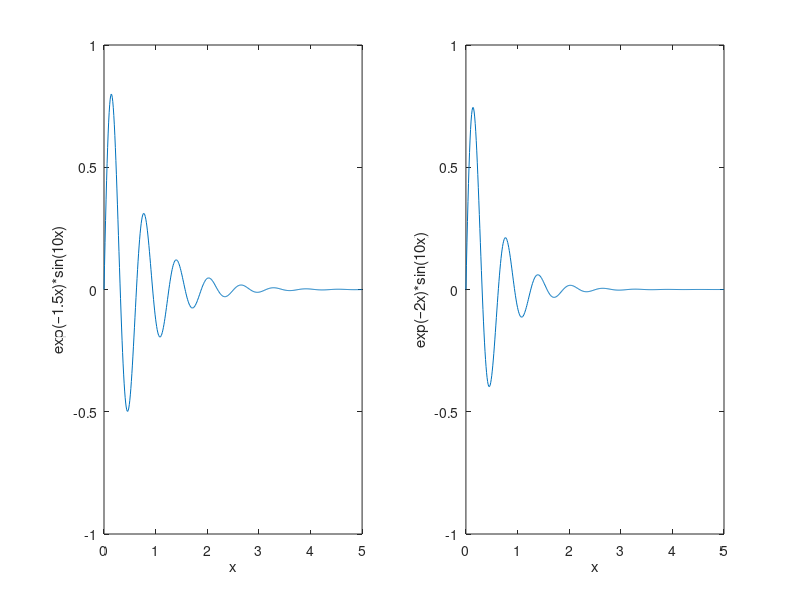

Write the MATLAB code that produced this figure.
% MATLAB - Plotting
% To plot the graph of a function, you need to take the following steps −
% 
% Define x, by specifying the range of values for the variable x, 
% for which the function is to be plotted
% 
% Define the function, y = f(x)
% 
% Call the plot command, as plot(x, y)



%  Let us plot the simple function y = x for the range of values 
%  for x from 0 to 100, with an increment of 5.
% 
% Create a script file and type the following code −

x = [0:10:100]



% Let us take one more example to plot the function y = x2. 
% In this example, we will draw two graphs with the same function, 
% but in second time, we will reduce the value of increment. 
% Please note that as we decrease the increment, 
% the graph becomes smoother.



x = [1 2 3 4 5 6 7 8 9 10];
x = [-100:20:100];
y = x.^2;
plot(x, y)



x = [-100:5:100];
y = x.^2;
plot(x, y)



% Adding Title, Labels, Grid Lines and Scaling on the Graph
% 
% MATLAB allows you to add title, labels along the x-axis and y-axis, 
% grid lines and also to adjust the axes to spruce up the graph.
% 
% The xlabel and ylabel commands generate labels along x-axis and y-axis.
% 
% The title command allows you to put a title on the graph.
% 
% The grid on command allows you to put the grid lines on the graph.
% 
% The axis equal command allows generating the plot with the same 
% scale factors and the spaces on both axes.
% 
% The axis square command generates a square plot.
clc
clear all
close all
x = [0:0.01:10];
y = sin(x);
plot(x,y), xlabel('x'), ylabel('sinx'),title('sinx graph'),
grid on,axis equal


% Drawing Multiple Functions on the Same Graph
% You can draw multiple graphs on the same plot. 
% The following example demonstrates the concept −

x = [0 : 0.01: 10];
y = sin(x);
g = cos(x);
plot(x, y, x, g, '.-'), legend('Sin(x)', 'Cos(x)')

% Setting Colors on Graph
% MATLAB provides eight basic color options for drawing graphs. 
% The following table shows the colors and their codes −
% w	White
% k	Black
% b	Blue
% r	Red
% c	Cyan
% g	Green
% m	Magenta
% y	Yellow

x = [-10 : 0.01: 10];
y = 3*x.^4 + 2 * x.^3 + 7 * x.^2 + 2 * x + 9;
g = 5 * x.^3 + 9 * x + 2;
plot(x, y, 'r', x, g, 'g')



% The axis command allows you to set the axis scales.
% You can provide minimum and maximum values for x and y axes 
% using the axis command in the following way −

% axis ( [xmin xmax ymin ymax] )


x = [0 : 0.01: 10];
y = exp(-x).* sin(2*x + 3);
plot(x, y), axis([0 10 -1 1])



% Generating Sub-Plots
% When you create an array of plots in the same figure, 
% each of these plots is called a subplot. 
% The subplot command is used for creating subplots.
% 
% Syntax for the command is −
% 
% subplot(m, n, p)
% where, m and n are the number of rows and columns of the plot array and 
% p specifies where to put a particular plot.
% 
% Each plot created with the subplot command can have its 
% own characteristics. 
% Following example demonstrates the concept −

x = [0:0.01:5];
y = exp(-1.5*x).*sin(10*x);
subplot(1,2,1)
plot(x,y), xlabel('x'),ylabel('exp(–1.5x)*sin(10x)'),axis([0 5 -1 1])
y = exp(-2*x).*sin(10*x);
subplot(1,2,2)
plot(x,y),xlabel('x'),ylabel('exp(–2x)*sin(10x)'),axis([0 5 -1 1])